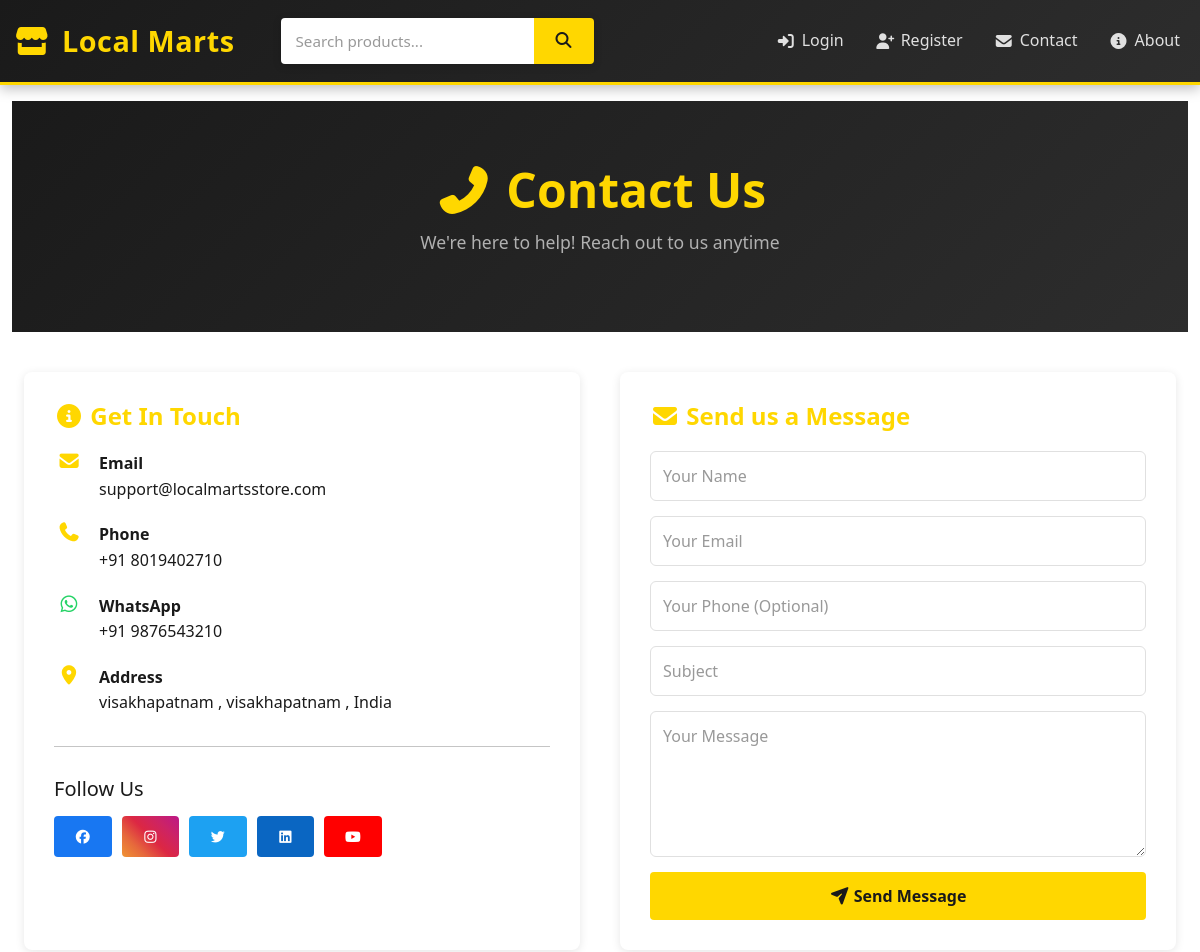
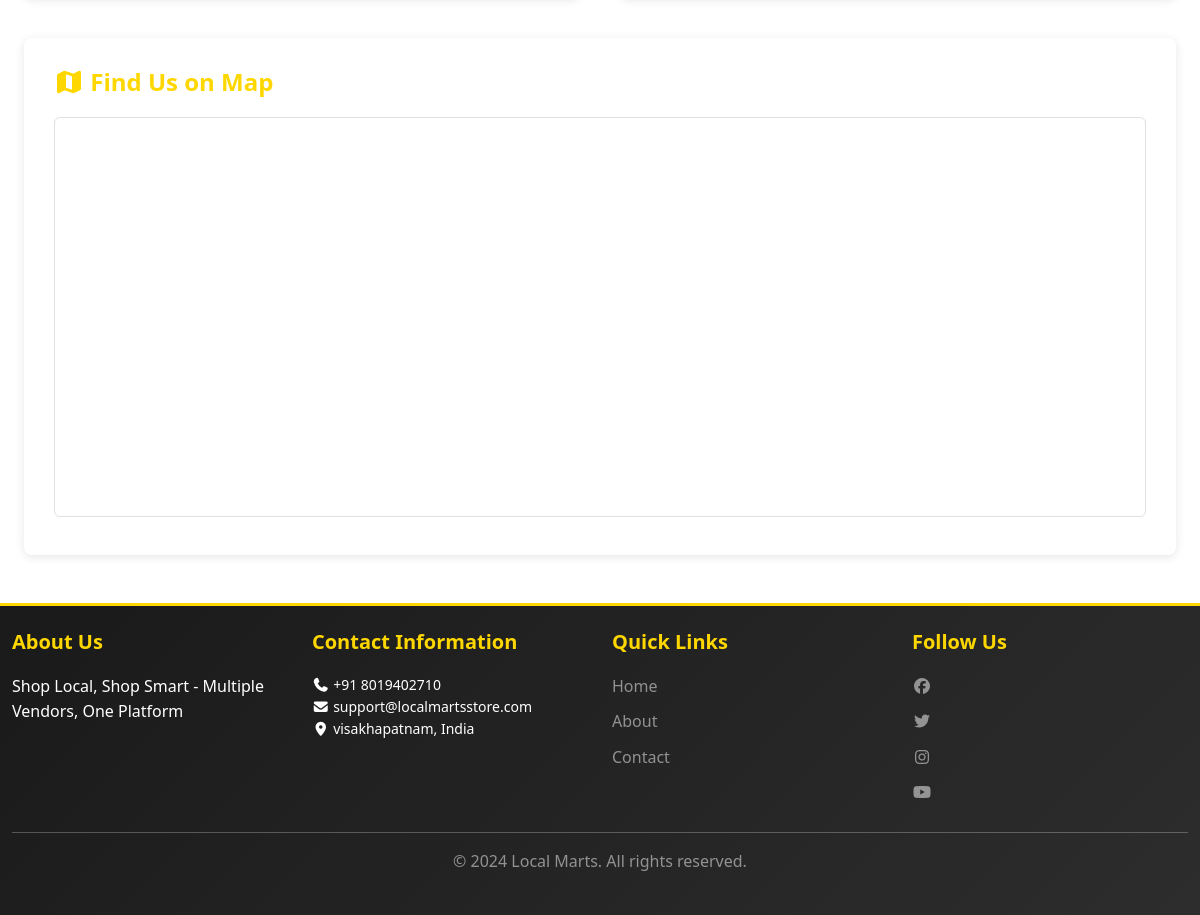
The app's page /contact with its own data (2 pictures, top to bottom).
### app/models.py (models this page shows, shortened)
class Settings(db.Model):
    id = db.Column(db.Integer, primary_key=True)
    site_name = db.Column(db.String(200), default='Local Marts')
    tagline = db.Column(db.String(300), default='Shop Local, Shop Smart')
    contact_email = db.Column(db.String(120))
    contact_phone = db.Column(db.String(20))
    contact_address = db.Column(db.Text)
    contact_city = db.Column(db.String(100))
    contact_country = db.Column(db.String(100))
    contact_postal_code = db.Column(db.String(20))
    whatsapp_number = db.Column(db.String(20))
    map_url = db.Column(db.String(500))
    about_us = db.Column(db.Text)
    privacy_policy = db.Column(db.Text)
    terms_conditions = db.Column(db.Text)
    return_policy = db.Column(db.Text)
    shipping_policy = db.Column(db.Text)
    facebook_url = db.Column(db.String(300))
    instagram_url = db.Column(db.String(300))
    twitter_url = db.Column(db.String(300))
    linkedin_url = db.Column(db.String(300))
    youtube_url = db.Column(db.String(300))
    updated_at = db.Column(db.DateTime, default=datetime.utcnow, onupdate=datetime.utcnow)

### app/run.py (the view, shortened to what this page needs)
@app.route('/contact', methods=['GET', 'POST'])
def contact():
    settings = Settings.query.first()
    return render_template('contact.html', settings=settings)

### app/templates/contact.html (shortened to what this page needs)
{% extends "base.html" %}
{% block content %}
<div class="contact-header">
    <h1><i class="fas fa-phone-alt"></i> Contact Us</h1>
    <p style="font-size: 1.1rem; color: #b0b0b0;">We're here to help! Reach out to us anytime</p>
</div>
<div class="container">
    <div class="contact-container">
        <div class="contact-info-card">
            <h4><i class="fas fa-info-circle"></i> Get In Touch</h4>
            {% if settings %}
                {% if settings.contact_email %}
                <div class="info-item">
                    <i class="fas fa-envelope"></i>
                    <div>
                        <strong>Email</strong><br>
                        <a href="mailto:{{ settings.contact_email }}">{{ settings.contact_email }}</a>
                    </div>
                </div>
                {% endif %}
                {% if settings.contact_phone %}
                <div class="info-item">
                    <i class="fas fa-phone"></i>
                    <div>
                        <strong>Phone</strong><br>
                        <a href="tel:{{ settings.contact_phone }}">{{ settings.contact_phone }}</a>
                    </div>
                </div>
                {% endif %}
                {% if settings.whatsapp_number %}
                <div class="info-item">
                    <i class="fab fa-whatsapp" style="color: #25D366;"></i>
                    <div>
                        <strong>WhatsApp</strong><br>
                        <a href="https://wa.me/{{ settings.whatsapp_number }}?text=Hi%20Local%20Marts" target="_blank">
                            {{ settings.whatsapp_number }}
                        </a>
                    </div>
                </div>
                {% endif %}
                {% if settings.contact_address %}
                <div class="info-item">
                    <i class="fas fa-map-marker-alt"></i>
                    <div>
                        <strong>Address</strong><br>
                        {{ settings.contact_address }}
                        {% if settings.contact_city %}, {{ settings.contact_city }}{% endif %}
                        {% if settings.contact_country %}, {{ settings.contact_country }}{% endif %}
                    </div>
                </div>
                {% endif %}
            {% endif %}
            <hr style="margin: 30px 0;">
            <h5 style="color: #1a1a1a; margin-bottom: 15px;">Follow Us</h5>
            <div style="display: flex; gap: 10px; flex-wrap: wrap;">
                {% if settings %}
                    {% if settings.facebook_url %}
                    <a href="{{ settings.facebook_url }}" target="_blank" class="btn btn-sm" style="background-color: #1877F2; color: white;">
                        <i class="fab fa-facebook"></i>
                    </a>
                    {% endif %}
                    {% if settings.instagram_url %}
                    <a href="{{ settings.instagram_url }}" target="_blank" class="btn btn-sm" style="background: linear-gradient(45deg, #f09433 0%,#e6683c 25%,#dc2743 50%,#cc2366 75%,#bc1888 100%); color: white;">
                        <i class="fab fa-instagram"></i>
                    </a>
                    {% endif %}
                    {% if settings.twitter_url %}
                    <a href="{{ settings.twitter_url }}" target="_blank" class="btn btn-sm" style="background-color: #1DA1F2; color: white;">
                        <i class="fab fa-twitter"></i>
                    </a>
                    {% endif %}
                    {% if settings.linkedin_url %}
                    <a href="{{ settings.linkedin_url }}" target="_blank" class="btn btn-sm" style="background-color: #0A66C2; color: white;">
                        <i class="fab fa-linkedin"></i>
                    </a>
                    {% endif %}
                    {% if settings.youtube_url %}
                    <a href="{{ settings.youtube_url }}" target="_blank" class="btn btn-sm" style="background-color: #FF0000; color: white;">
                        <i class="fab fa-youtube"></i>
                    </a>
                    {% endif %}
                {% endif %}
            </div>
        </div>
        <div class="contact-form-card">
            <h4><i class="fas fa-envelope"></i> Send us a Message</h4>
            <form method="POST">
                <input type="text" class="form-control" name="name" placeholder="Your Name" required>
                <input type="email" class="form-control" name="email" placeholder="Your Email" required>
                <input type="tel" class="form-control" name="phone" placeholder="Your Phone (Optional)">
                <input type="text" class="form-control" name="subject" placeholder="Subject" required>
                <textarea class="form-control" name="message" rows="5" placeholder="Your Message" required></textarea>
                <button type="submit" class="btn btn-warning w-100" style="font-weight: 700; padding: 12px;">
                    <i class="fas fa-paper-plane"></i> Send Message
                </button>
            </form>
        </div>
    </div>
    {% if settings and settings.map_url %}
    <div class="map-container">
        <h4><i class="fas fa-map"></i> Find Us on Map</h4>
        <iframe src="{{ settings.map_url }}" width="100%" height="400" style="border-radius: 6px; border: 1px solid #e0e0e0;" allowfullscreen="" loading="lazy"></iframe>
    </div>
    {% endif %}
</div>
{% endblock %}

### app/templates/base.html (shortened to what this page needs)
<!DOCTYPE html>
<html lang="en">
<head>
    <link href="https://cdn.jsdelivr.net/npm/bootstrap@5.3.0/dist/css/bootstrap.min.css" rel="stylesheet">
    <link rel="stylesheet" href="https://cdnjs.cloudflare.com/ajax/libs/font-awesome/7.0.1/css/all.min.css">
    <link rel="stylesheet" href="{{ url_for('static', filename='css/style.css') }}">
</head>
<body>
    <nav class="navbar navbar-expand-lg navbar-dark bg-dark sticky-top navbar-custom">
        <div class="container-fluid">
            <a class="navbar-brand" href="{{ url_for('index') }}">
                <i class="fas fa-store"></i> Local Marts
            </a>
            <div class="search-box">
                <form method="get" action="{{ url_for('index') }}">
                    <input type="text" name="search" placeholder="Search products..." value="{{ search or '' }}">
                    <button type="submit"><i class="fas fa-search"></i></button>
                </form>
            </div>
            <div class="collapse navbar-collapse" id="navbarNav">
                <ul class="navbar-nav ms-auto">
                    {% if current_user.is_authenticated %}
                        <li class="nav-item">
                            <a class="nav-link" href="{{ url_for('cart') }}">
                                <i class="fas fa-shopping-cart"></i> Cart
                            </a>
                        </li>
                        <li class="nav-item">
                            <a class="nav-link" href="{{ url_for('wishlist') }}">
                                <i class="fas fa-heart"></i> Wishlist
                            </a>
                        </li>
                        <li class="nav-item">
                            <a class="nav-link" href="{{ url_for('orders') }}">
                                <i class="fas fa-box"></i> Orders
                            </a>
                        </li>
                        {% if current_user.id == 1 %}
                            <li class="nav-item">
                                <a class="nav-link" href="{{ url_for('admin_dashboard') }}">
                                    <i class="fas fa-cogs"></i> Admin
                                </a>
                            </li>
                        {% endif %}
                        <li class="nav-item dropdown">
                            <a class="nav-link dropdown-toggle" href="#" id="userDropdown" role="button" data-bs-toggle="dropdown">
                                <i class="fas fa-user"></i> {{ current_user.username }}
                            </a>
                            <ul class="dropdown-menu" aria-labelledby="userDropdown">
                                <li><a class="dropdown-item" href="{{ url_for('profile') }}">Profile</a></li>
                                <li><a class="dropdown-item" href="{{ url_for('edit_profile') }}">Edit Profile</a></li>
                                <li><a class="dropdown-item" href="{{ url_for('change_password') }}">Change Password</a></li>
                                <li><hr class="dropdown-divider"></li>
                                <li><a class="dropdown-item" href="{{ url_for('logout') }}">Logout</a></li>
                            </ul>
                        </li>
                    {% else %}
                        <li class="nav-item">
                            <a class="nav-link" href="{{ url_for('login') }}">
                                <i class="fas fa-sign-in-alt"></i> Login
                            </a>
                        </li>
                        <li class="nav-item">
                            <a class="nav-link" href="{{ url_for('register') }}">
                                <i class="fas fa-user-plus"></i> Register
                            </a>
                        </li>
                    {% endif %}
                    <li class="nav-item">
                        <a class="nav-link" href="{{ url_for('contact') }}">
                            <i class="fas fa-envelope"></i> Contact
                        </a>
                    </li>
                    <li class="nav-item">
                        <a class="nav-link" href="{{ url_for('about') }}">
                            <i class="fas fa-info-circle"></i> About
                        </a>
                    </li>
                </ul>
            </div>
        </div>
    </nav>
    <main class="container-fluid">
        {% block content %}{% endblock %}
    </main>
    <footer class="bg-dark text-white mt-5 py-4">
        <div class="container">
            <div class="row">
                <div class="col-md-3">
                    <h5>About Us</h5>
                    <p>{{ settings.tagline if settings else 'Shop Local, Shop Smart' }}</p>
                </div>
                <div class="col-md-3">
                    <h5>Contact Information</h5>
                    <ul class="list-unstyled small">
                        {% if settings %}
                            <li><i class="fas fa-phone"></i> {{ settings.contact_phone }}</li>
                            <li><i class="fas fa-envelope"></i> {{ settings.contact_email }}</li>
                            <li><i class="fas fa-map-marker-alt"></i> {{ settings.contact_city }}, {{ settings.contact_country }}</li>
                        {% endif %}
                    </ul>
                </div>
                <div class="col-md-3">
                    <h5>Quick Links</h5>
                    <ul class="list-unstyled">
                        <li><a href="{{ url_for('index') }}" class="text-white-50">Home</a></li>
                        <li><a href="{{ url_for('about') }}" class="text-white-50">About</a></li>
                        <li><a href="{{ url_for('contact') }}" class="text-white-50">Contact</a></li>
                    </ul>
                </div>
                <div class="col-md-3">
                    <h5>Follow Us</h5>
                    <div class="social-links">
                        {% if settings and settings.facebook_url %}
                            <a href="{{ settings.facebook_url }}" target="_blank" class="text-white-50"><i class="fab fa-facebook"></i></a>
                        {% endif %}
                        {% if settings and settings.twitter_url %}
                            <a href="{{ settings.twitter_url }}" target="_blank" class="text-white-50"><i class="fab fa-twitter"></i></a>
                        {% endif %}
                        {% if settings and settings.instagram_url %}
                            <a href="{{ settings.instagram_url }}" target="_blank" class="text-white-50"><i class="fab fa-instagram"></i></a>
                        {% endif %}
                        {% if settings and settings.youtube_url %}
                            <a href="{{ settings.youtube_url }}" target="_blank" class="text-white-50"><i class="fab fa-youtube"></i></a>
                        {% endif %}
                    </div>
                </div>
            </div>
            <hr>
            <div class="text-center text-white-50">
                <p>&copy; 2024 Local Marts. All rights reserved.</p>
            </div>
        </div>
    </footer>
</body>
</html>

### records on screen
Settings: contact_email "support@localmartsstore.com", contact_phone "+91 8019402710", whatsapp_number "+91 9876543210", contact_address "visakhapatnam", contact_city "visakhapatnam", contact_country "India", tagline "Shop Local, Shop Smart - Multiple Vendors, One Platform"
